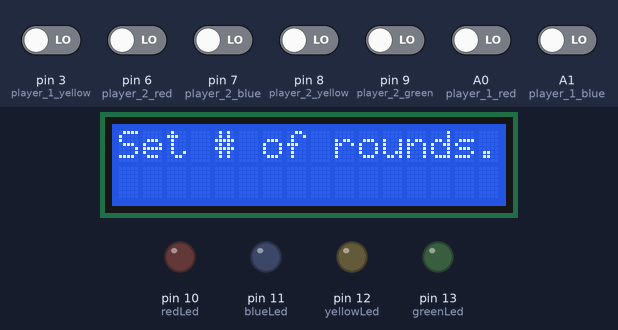
The sketch below on a simulated Arduino Uno, built with avr-gcc and run on an emulated ATmega328P. Shown: 16×2 character LCD, output pins drawn as LEDs (lit = HIGH). Dashed ring = blinking. Inputs (shaded band) come from the test bench; at power-on: A0 (player_1_red), A1 (player_1_blue), pin 3 (player_1_yellow), pin 6 (player_2_red), pin 7 (player_2_blue), pin 8 (player_2_yellow), pin 9 (player_2_green) LOW. Random numbers use the default seed unless the sketch sets one; what the sketch prints to the serial monitor is not drawn.

Above: at 6.2 s.
6.3 s: A1 (player_1_blue) driven HIGH
At 8.7 s:
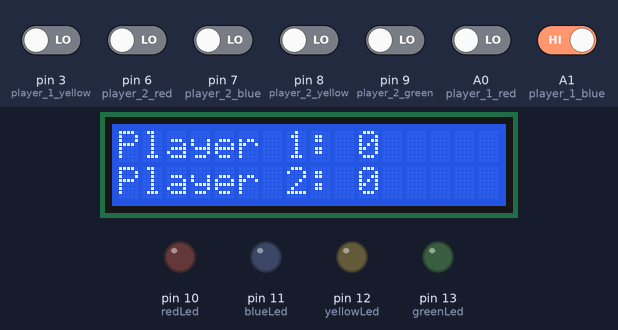
9.3 s: pin 6 (player_2_red) driven HIGH
At 10.9 s:
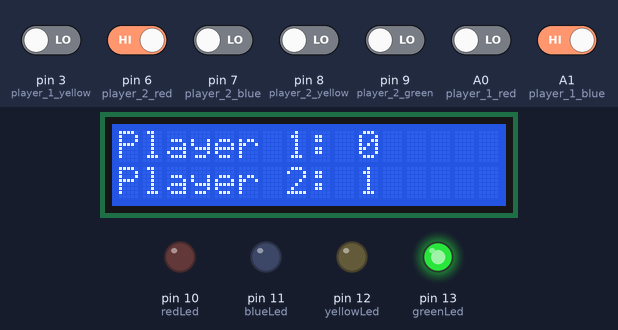
12.3 s: pin 6 (player_2_red) driven LOW
13.8 s: pin 8 (player_2_yellow) driven HIGH
At 26.72 s:
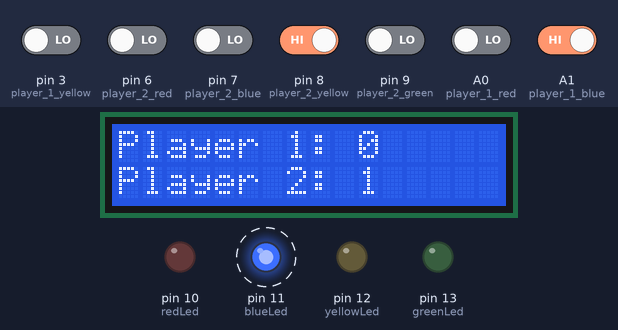
Timing chart, 0 to 28.6 s (numbered marks = the images above; inputs shaded):
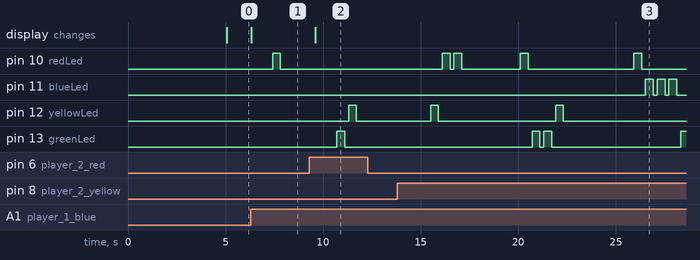

The sketch:

memory_mashup_v3.ino
```cpp
int redLed = 10; //this sets the red led pin
int blueLed = 11; //this sets the blue led pin
int yellowLed = 12;//this sets the yellow led pin
int greenLed = 13; //this sets the green led pin

#include <LiquidCrystal.h>
LiquidCrystal lcd(5, 2, A2, A3, A4, 1);

void setup() {
  pinMode(A0, INPUT);//player 1 red
  pinMode(A1, INPUT);//player 1 blue
  pinMode(3, INPUT);//player 1 yellow
  pinMode(4, INPUT);//player 1 green

  pinMode(6, INPUT);//player 2 red
  pinMode(7, INPUT);//player 2 blue
  pinMode(8, INPUT);//player 2 yellow
  pinMode(9, INPUT);//player 2 green

  pinMode(10, OUTPUT);//red
  pinMode(11, OUTPUT);//blue
  pinMode(12, OUTPUT);//yellow
  pinMode(13, OUTPUT);//green

  randomSeed(analogRead(5));
  Serial.begin(9600);
  lcd.begin(16, 2);
  lcd.print("Memory Mashup");
  lcd.setCursor(0, 1);
  lcd.print("By James & Shawn");
  delay(5000);
  lcd.clear();
}

void loop() {
  int counter = 0;
  int rounds = 5;
  lcd.print("Set # of rounds.");
  while (digitalRead(A1) == LOW) {
    if (digitalRead(A0) == HIGH) {
      lcd.clear();
      lcd.print("How many rounds?");
      rounds--;
      lcd.setCursor(0, 1);
      lcd.print(rounds);
      delay(300);
    }
    else if (digitalRead(3) == HIGH) {
      lcd.clear();
      lcd.print("How many rounds?");
      rounds++;
      lcd.setCursor(0, 1);
      lcd.print(rounds);
      delay(300);
    }
    if (rounds > 10) {
      lcd.clear();
      lcd.print("Value must be");
      lcd.setCursor(0, 1);
      lcd.print("below 10,go down");
      delay(300);
    }
    else if (rounds <= 0) {
      lcd.clear();
      lcd.print("Value must be");
      lcd.setCursor(0, 1);
      lcd.print("above 0,go up");
      delay(300);
    }
  }
  lcd.clear();
  lcd.print(counter);
  lcd.print(" rounds");
  lcd.setCursor(0, 1);
  lcd.print("Get Ready!");

  while (counter <= rounds) {
    int array[counter];
    for (int i = 0; i < counter; i++) {
      int rand = random(4);
      array[i] = rand;
      switch (rand) {
        case 0: //if ledcolor equals 0 then the led will turn red
          delay(100);
          digitalWrite(redLed, HIGH);
          delay(400);
          digitalWrite(redLed, LOW);
          break;
        case 1: //if ledcolor equals 1 then the led will turn green
          delay(100);
          digitalWrite(blueLed, HIGH);
          delay(400);
          digitalWrite(blueLed, LOW);
          break;
        case 2: //if ledcolor equals 2 then the led will turn blue
          delay(100);
          digitalWrite(yellowLed, HIGH);
          delay(400);
          digitalWrite(yellowLed, LOW);
          break;
        case 3:
          delay(100);
          digitalWrite(greenLed, HIGH);
          delay(400);
          digitalWrite(greenLed, LOW);
          break;
      }
      delay(100);
    }

    play(counter, array);

    counter++;
    delay(1000);
  }
  delay(5000);
  lcd.clear();
  lcd.print("Game Over");
  delay(10000);
  lcd.clear();
}


void play (int counter, int array[]) {
  Serial.println("Play initiated.");
  int p1Inputs[counter];
  int p2Inputs[counter];
  int inputs1 = 0;
  int inputs2 = 0;
  int static p1Score = -1;
  int static p2Score = -1;
  String original = "";
  String p1 = "";
  String p2 = "";

  while (inputs1 < counter) {
    if (digitalRead(A0) == HIGH) {
      p1Inputs[inputs1] = 0;
      inputs1++;
      Serial.println("Player 1 pressed red.");
      delay(300);
    }
    else if (digitalRead(A1) == HIGH) {
      p1Inputs[inputs1] = 1;
      inputs1++;
      Serial.println("Player 1 pressed blue.");
      delay(300);
    }
    else if (digitalRead(3) == HIGH) {
      p1Inputs[inputs1] = 2;
      inputs1++;
      Serial.println("Player 1 pressed yellow.");
      delay(300);
    }
    else if (digitalRead(4) == HIGH) {
      p1Inputs[inputs1] = 3;
      inputs1++;
      Serial.println("Player 1 pressed green.");
      delay(300);
    }
  }

  while (inputs2 < counter) {
    if (digitalRead(6) == HIGH) {
      p2Inputs[inputs2] = 0;
      inputs2++;
      Serial.println("Player 2 pressed red.");
      delay(300);
    }
    else if (digitalRead(7) == HIGH) {
      p2Inputs[inputs2] = 1;
      inputs2++;
      Serial.println("Player 2 pressed blue.");
      delay(300);
    }
    else if (digitalRead(8) == HIGH) {
      p2Inputs[inputs2] = 2;
      inputs2++;
      Serial.println("Player 2 pressed yellow.");
      delay(300);
    }
    else if (digitalRead(9) == HIGH) {
      p2Inputs[inputs2] = 3;
      inputs2++;
      Serial.println("Player 2 pressed green.");
      delay(300);
    }
  }

  for (int i = 0; i < counter; i++) {
    original += (String) array[i];
  }

  for (int i = 0; i < counter; i++) {
    p1 += (String) p1Inputs[i];
  }
  if (p1.equals(original)) {
    p1Score++;
  }

  for (int i = 0; i < counter; i++) {
    p2 += (String) p2Inputs[i];
  }
  if (p2.equals(original)) {
    p2Score++;
  }

  lcd.clear();

  Serial.println(p1Score);
  lcd.print("Player 1: ");
  lcd.print(p1Score);

  lcd.setCursor(0, 1);

  Serial.println(p2Score);
  lcd.print("Player 2: ");
  lcd.print(p2Score);
}
```

Measured:
- after the input at 6.3 s, pin 10 (redLed): LOW → HIGH after 1.1 s, → LOW 0.40 s later; the display: changes at once (image 1)
- after the input at 9.3 s, pin 12 (yellowLed): LOW → HIGH after 2.0 s, → LOW 0.40 s later; pin 13 (greenLed): LOW → HIGH after 1.4 s, → LOW 0.40 s later; the display: changes after 0.31 s (image 2)
- after the input at 12.3 s, every drawn part: stays the same
- after the input at 13.8 s, pin 10 (redLed): LOW → HIGH after 2.3 s, → LOW 0.40 s later, → HIGH 0.20 s later, → LOW 0.40 s later, … (8 changes in this stretch); pin 11 (blueLed): alternates HIGH for 0.40 s and LOW for 0.20 s, starting after 12.7 s
